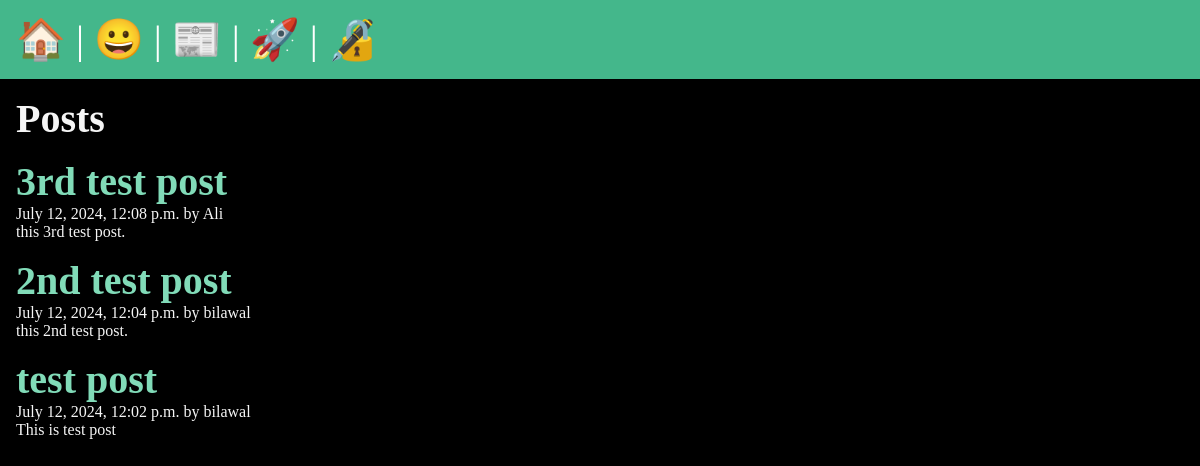
/posts/, run on the app's committed database.
### posts/models.py (models this page shows, shortened)
class Post(models.Model):
    title = models.CharField(max_length=75)
    body = models.TextField()
    slug = models.SlugField()
    date = models.DateTimeField(auto_now_add=True)
    banner = models.ImageField(default='fallback.png', blank=True)
    author = models.ForeignKey(User, on_delete=models.CASCADE, default=None)

### posts/views.py (the view)
# urls.py: path('', views.posts_list, name='list'),
def posts_list(request):
    posts = Post.objects.all().order_by('-date')
    return render(request, 'posts/posts_list.html', {'posts': posts})

### posts/templates/posts/posts_list.html (shortened to what this page needs)
{% extends "layout.html" %}
{% block content %}
    <section>
        <h1>Posts</h1>
        {% for post in posts %}
            <article class="post">
                <h2>
                    <a href="{% url 'posts:page' slug=post.slug %}">
                        {{post.title}}
                    </a>
                </h2>
                <p>{{post.date}} by {{post.author}}</p>
                <p>{{post.body}}</p>
            </article>
        {% endfor %}
    </section>
{% endblock  %}

### templates/layout.html (shortened to what this page needs)
<!DOCTYPE html>
{% load static %}
<html lang="en">
<head>
    <link rel="stylesheet" href="{% static 'css/style.css' %}">
</head>
<body>
    <nav>
        <a href="/">
            <span role="img" aria-label="Home" title="Home">🏠</span>
        </a> |
        <a href="/about">
            <span role="img" aria-label="About" title="About">😀</span>
        </a> |
        <a href="{% url 'posts:list' %}">
            <span role="img" aria-label="Posts" title="Posts">📰</span>
        </a> |
        {% if user.is_authenticated %}
            <a href="{% url 'posts:new-post' %}">
                <span role="img" aria-label="New Post" title="New Post">🆕</span>
            </a> |
            <form class="logout" action="{% url 'users:logout' %}" method="post">
                {% csrf_token %}
                <button class="logout-button" aria-label="User Logout" title="User Logout">👋</button>
            </form>
        {% else %}
            <a href="{% url 'users:register' %}">
                <span role="img" aria-label="User Registration" title="User Registration">🚀</span>
            </a> |
            <a href="{% url 'users:login' %}">
                <span role="img" aria-label="User Login" title="User Login">🔏</span>
            </a>
        {% endif %}
    </nav>
    <main>
        {% block content %}
        {% endblock %}
    </main>
</body>
</html>

### static/css/style.css (style rules this page uses)
* { margin: 0; padding: 0; box-sizing: border-box; }
body { min-height: 100vh; background-color: black; color: whitesmoke; font-size: 3rem; }
nav { padding: 1rem; background-color: #44B78B; color: white; font-size: 2.5rem; }
main { padding: 1rem; }
section { display: flex; flex-flow: column; gap: 1rem; }
h1, h2 { font-size: 2.5rem; }
p { font-size: 1rem; }
a { text-decoration: none; color: #81dbb8; }

### data on the page
Post: title "3rd test post", date "July 12, 2024, 12:08 p.m.", author "Ali", body "this 3rd test post."
Post: title "2nd test post", date "July 12, 2024, 12:04 p.m.", author "bilawal", body "this 2nd test post."
Post: title "test post", date "July 12, 2024, 12:02 p.m.", author "bilawal", body "This is test post"
